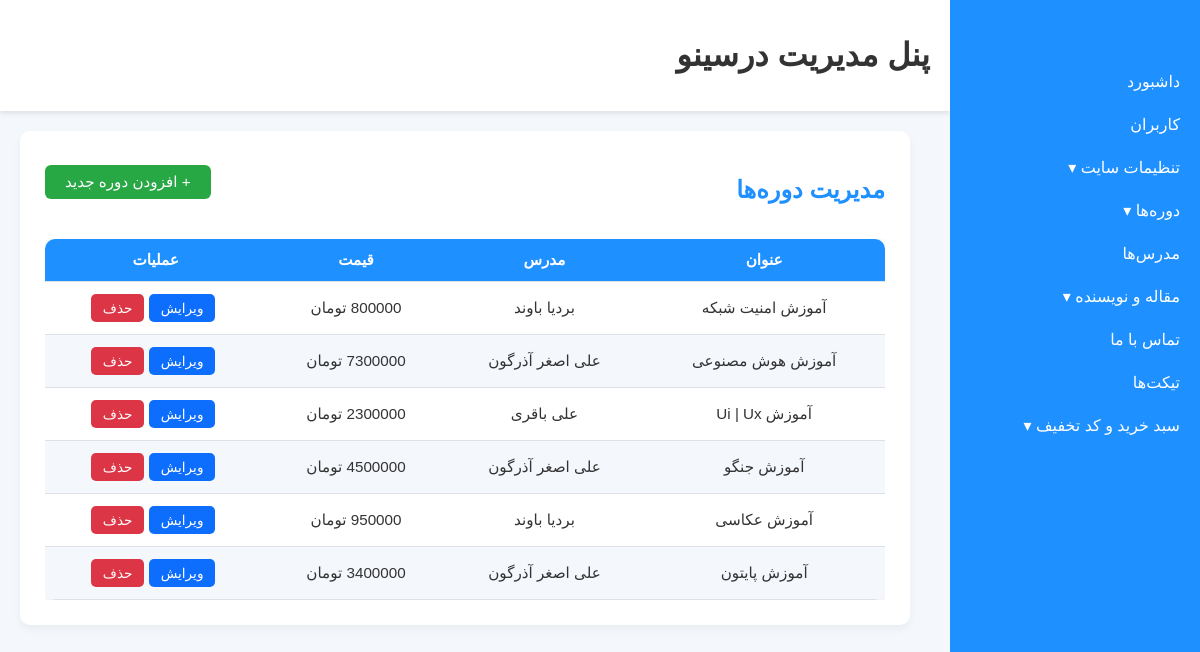
Screenshot of /admin_panel/courses/ (signed in) with the database file from the repository.
### course_module/models.py (models this page shows, shortened)
class Course(models.Model):
    LEVEL_CHOICES = [
        ('beginner', 'مبتدی'),
        ('intermediate', 'متوسط'),
        ('advanced', 'حرفه‌ای'),
    ]
    teacher = models.ForeignKey(Teacher, on_delete=models.CASCADE, verbose_name='استاد دوره', related_name="course")
    category = models.ForeignKey(Category, on_delete=models.CASCADE, verbose_name="دسته بندی دوره", related_name="course")
    title = models.CharField(max_length=100, verbose_name='عنوان دوره')
    description = models.TextField(verbose_name='توضیحات دوره')
    price = models.IntegerField(default=0, db_index=True, verbose_name='قیمت')
    image = models.ImageField(upload_to="image/course", verbose_name='عکس')
    duration = models.CharField(max_length=100, verbose_name='طول دوره')
    level = models.CharField(max_length=100, choices=LEVEL_CHOICES)
    created = models.DateTimeField(auto_now_add=True, verbose_name='ساخته شده در')
    updated = models.DateTimeField(auto_now=True, verbose_name='آپدیت شده در')
    slug = models.SlugField(unique=True, null=True, blank=True, verbose_name="اسلاگ")
    status = models.BooleanField(verbose_name='وضعیت دوره')
    fav_students = models.ManyToManyField(User, related_name="fav_courses", blank=True)
    class Meta:
        verbose_name = 'دوره'
        verbose_name_plural = 'دوره ها'

class Teacher(models.Model):
    fullname = models.CharField(max_length=100, verbose_name="اسم کامل")
    image = models.ImageField(upload_to='image/Teacher', verbose_name='عکس استاد')
    job = models.CharField(max_length=200, verbose_name='تخصص استاد')
    bio = models.TextField(verbose_name='بیوگرافی')
    phone = models.CharField(max_length=11, verbose_name='شماره تلفن')
    email = models.EmailField(verbose_name='ایمیل')
    slug = models.SlugField(unique=True, null=True, blank=True, verbose_name="اسلاگ")
    class Meta:
        verbose_name = "استاد"
        verbose_name_plural = "استاد ها"

### admin_panel/views.py (the view)
class CourseListView(StaffRequiredMixin, ListView):
    model = Course
    template_name = 'admin_panel/course/course_list.html'
    context_object_name = 'courses'
    ordering = ['-created']

### admin_panel/views.py (called while the page is built)
    def test_func(self):
        return self.request.user.is_staff

### context_processors/context_processors.py (called while the page is built)
def site_footer(request):
    site_setting = SiteSetting.objects.filter(is_main_setting=True).first()
    footer_link_boxes = FooterLinkBox.objects.prefetch_related('links').all()
    return{'footer_link_boxes':footer_link_boxes, 'setting':site_setting }

### admin_panel/templates/admin_panel/course/course_list.html
{% extends "admin_panel/admin_panel_base.html" %}
{% block content %}
<div class="table-wrapper">
    <div class="table-header">
        <h2 class="page-title">مدیریت دوره‌ها</h2>
        <a href="{% url 'admin_panel:course_create' %}" class="btn-add">+ افزودن دوره جدید</a>
    </div>
    <div class="table-container">
        <table class="custom-table">
            <thead>
                <tr>
                    <th>عنوان</th>
                    <th>مدرس</th>
                    <th>قیمت</th>
                    <th>عملیات</th>
                </tr>
            </thead>
            <tbody>
                {% for course in courses %}
                <tr>
                    <td>{{ course.title }}</td>
                    <td>{{ course.teacher.fullname }}</td>
                    <td>{{ course.price }} تومان</td>
                    <td>
                        <a href="{% url 'admin_panel:course_update' course.id %}" class="btn-edit">ویرایش</a>
                        <a href="{% url 'admin_panel:course_delete' course.id %}" class="btn-delete">حذف</a>
                    </td>
                </tr>
                {% empty %}
                <tr>
                    <td colspan="4" class="text-center text-muted">هیچ دوره‌ای ثبت نشده است</td>
                </tr>
                {% endfor %}
            </tbody>
        </table>
    </div>
</div>
{% endblock %}

### admin_panel/templates/admin_panel/admin_panel_base.html (shortened to what this page needs)
{% load static %}
<!DOCTYPE html>
<html lang="fa" dir="rtl">
<head>
    <link href="https://cdn.jsdelivr.net/gh/rastikerdar/vazir-font@latest/dist/font-face.css" rel="stylesheet">
    <link rel="stylesheet" href="{% static 'css/admin_panel.css' %}">
</head>
<body>
<div class="sidebar">
    <a href="{% url 'admin_panel:index' %}">داشبورد</a>
    <a href="{% url 'admin_panel:user_list' %}">کاربران</a>
    <div class="sidebar-dropdown">
        <a href="javascript:void(0)">تنظیمات سایت ▾</a>
    </div>
    <div class="sidebar-dropdown">
        <a href="javascript:void(0)">دوره‌ها ▾</a>
    </div>
    <a href="{% url 'admin_panel:teacher_list' %}">مدرس‌ها</a>
    <div class="sidebar-dropdown">
        <a href="javascript:void(0)">مقاله و نویسنده ▾</a>
    </div>
    <a href="{% url 'admin_panel:contact_list' %}">  تماس با ما  </a>
    <a href="{% url 'admin_panel:ticket_list' %}">تیکت‌ها</a>
    <div class="sidebar-dropdown">
        <a href="javascript:void(0)">سبد خرید و کد تخفیف ▾</a>
    </div>
</div>
<header>
    <h1>پنل مدیریت درسینو</h1>
</header>
<div class="container">
    {% block content %}{% endblock %}
</div>
</body>
</html>

### static/css/admin_panel.css (style rules this page uses)
body { font-family: 'Vazir', sans-serif; margin: 0; padding: 0; background-color: #f4f7fc; color: #333; }
.sidebar { background-color: #1E90FF; color: #fff; width: 250px; height: 100vh; position: fixed; top: 0; right: 0; padding-top: 60px; overflow-y: auto; }
.sidebar a { display: block; padding: 12px 20px; color: #fff; text-decoration: none; }
.sidebar-dropdown > a { cursor: pointer; }
header { background-color: #ffffff; padding: 15px 20px; margin-right: 250px; box-shadow: 0 2px 5px rgba(0,0,0,0.1); }
.container { margin-right: 270px; padding: 20px; }
.page-title { font-size: 1.6rem; margin-bottom: 20px; }
.table-container { overflow-x: auto; }
.custom-table { width: 100%; border-collapse: collapse; background-color: #fff; box-shadow: 0 2px 8px rgba(0,0,0,0.1); border-radius: 10px; overflow: hidden; }
.custom-table th, .custom-table td { padding: 12px 15px; text-align: center; border-bottom: 1px solid #ddd; }
.custom-table th { background-color: #1E90FF; color: #fff; font-weight: bold; }
.custom-table tr:nth-child(even) { background-color: #f4f7fc; }
.btn-edit { display: inline-block; padding: 6px 12px; background-color: #1E90FF; color: #fff; border-radius: 5px; text-decoration: none; font-size: 0.9rem; }
.page-title { font-size: 1.6rem; font-weight: bold; margin-bottom: 20px; text-align: center; color: #1E90FF; }
.btn-add { display: inline-block; padding: 8px 20px; background-color: #28a745; color: #fff; border-radius: 6px; text-decoration: none; font-size: 0.95rem; margin-bottom: 15px; }
.btn-edit { display: inline-block; padding: 6px 12px; background-color: #1E90FF; color: #fff; border-radius: 5px; text-decoration: none; font-size: 0.85rem; margin-right: 5px; }
.btn-delete { display: inline-block; padding: 6px 12px; background-color: #dc3545; color: #fff; border-radius: 5px; text-decoration: none; font-size: 0.85rem; }
.table-wrapper { margin: 30px auto; max-width: 1000px; }
.table-header { display: flex; justify-content: space-between; align-items: center; margin-bottom: 15px; }
.page-title { font-size: 1.6rem; font-weight: bold; color: #1E90FF; }
.btn-add { padding: 8px 20px; background-color: #28a745; color: #fff; border-radius: 6px; text-decoration: none; font-size: 0.95rem; }
.btn-edit { display: inline-block; padding: 6px 12px; background-color: #1E90FF; color: #fff; border-radius: 5px; text-decoration: none; margin-right: 5px; font-size: 0.85rem; }
.custom-table { width: 100%; border-collapse: collapse; background-color: #fff; box-shadow: 0 2px 12px rgba(0,0,0,0.1); border-radius: 10px; overflow: hidden; }
.table-wrapper { margin: 30px auto; max-width: 900px; }
.page-title { font-size: 1.5rem; font-weight: bold; margin-bottom: 20px; text-align: center; color: #1E90FF; }
.table-header { margin-bottom: 15px; }
.page-title { font-size: 1.5rem; font-weight: bold; color: #1E90FF; text-align: center; }
.custom-table { width: 100%; border-collapse: collapse; background-color: #fff; border-radius: 10px; overflow: hidden; box-shadow: 0 2px 12px rgba(0,0,0,0.1); }
.table-wrapper { max-width: 1000px; margin: 30px auto; padding: 20px; background-color: #fff; border-radius: 12px; box-shadow: 0 4px 15px rgba(0,0,0,0.08); }
.page-title { text-align: center; font-size: 1.5rem; color: #1E90FF; margin-bottom: 20px; }
.custom-table { width: 100%; border-collapse: collapse; }
.custom-table th, .custom-table td { padding: 12px 15px; text-align: center; border-bottom: 1px solid #eee; }
.page-title { color: #1E90FF; text-align: center; margin-bottom: 20px; }
.page-title { margin-bottom: 25px; }
.table-wrapper { background-color: #fff; padding: 25px; border-radius: 10px; box-shadow: 0 4px 8px rgba(0,0,0,0.05); max-width: 1000px; margin: 0 auto 40px auto; }
.table-header .page-title { font-size: 1.5rem; font-weight: 600; }
.custom-table { width: 100%; border-collapse: collapse; font-size: 0.95rem; }
.custom-table th, .custom-table td { padding: 12px 15px; border-bottom: 1px solid #dee2e6; text-align: center; }
.custom-table thead { background-color: #f8f9fa; font-weight: 600; }
.page-title { font-size: 1.6rem; font-weight: 600; }
.btn-add { padding: 8px 20px; font-size: 0.95rem; border-radius: 6px; }
.table-container { overflow-x: auto; margin-top: 15px; }
.btn-edit { background-color: #0d6efd; color: #fff; }
.btn-delete { background-color: #dc3545; color: #fff; }
.page-title { font-size: 1.8rem; margin-bottom: 20px; font-weight: 600; }

### rows the page displays
Course: title "آموزش امنیت شبکه", teacher.fullname "بردیا باوند"
Course: title "آموزش هوش مصنوعی", teacher.fullname "علی اصغر آذرگون"
Course: title "آموزش Ui | Ux", teacher.fullname "علی باقری"
Course: title "آموزش جنگو", teacher.fullname "علی اصغر آذرگون", price "4500000"
Course: title "آموزش عکاسی", teacher.fullname "بردیا باوند"
Course: title "آموزش پایتون", teacher.fullname "علی اصغر آذرگون"
